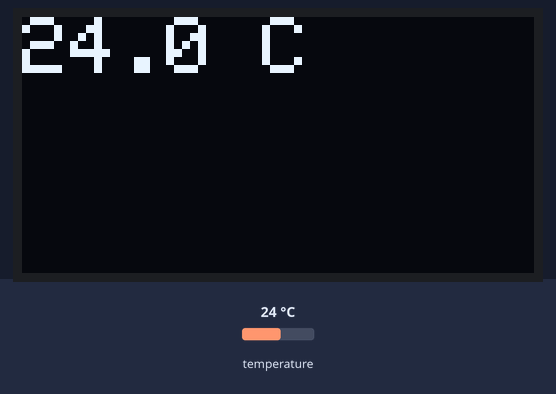
This sketch was run on a simulated Arduino Uno, built with avr-gcc and run on an emulated ATmega328P. Shown: 128×64 one-colour display. The test bench sets the inputs (shaded band); at power-on: temperature 24 °C. What the sketch prints to the serial monitor is not drawn.

Above: at 3.4 s.
3.5 s: temperature set to 12 °C
At 5.6 s:
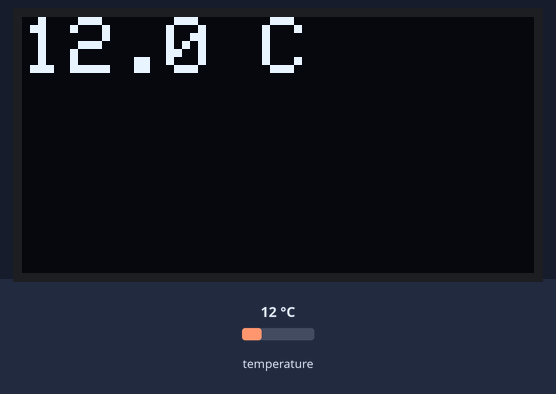
6.0 s: temperature set to 19 °C
At 6.6 s:
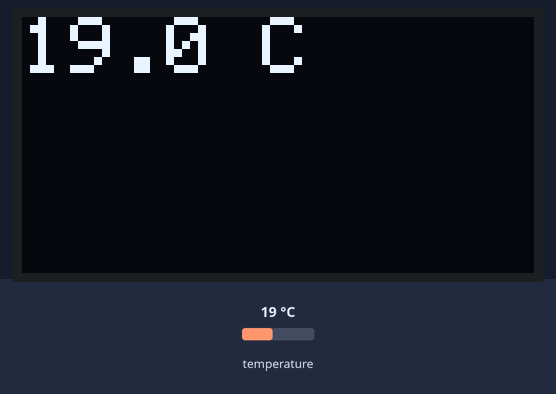
8.5 s: temperature set to 28 °C
At 11.1 s:
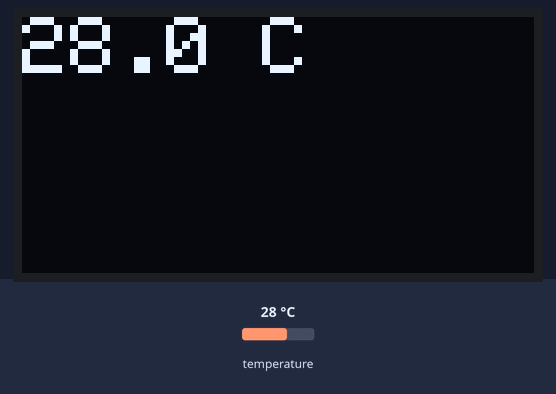
Timing chart, 0 to 12.6 s (numbered marks = the images above; inputs shaded):
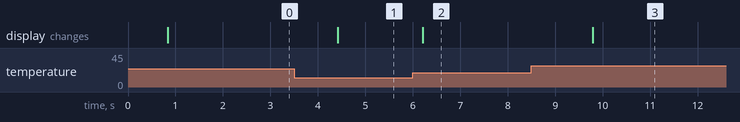

Measured:
- after the input at 3.5 s, the display: changes after 0.92 s (image 1)
- after the input at 6.0 s, the display: changes after 0.21 s (image 2)
- after the input at 8.5 s, the display: changes after 1.3 s (image 3)

The sketch:

esp_code.ino
```cpp
#include <Wire.h>
#include <Adafruit_GFX.h>
#include <Adafruit_SSD1306.h>
#include <OneWire.h>
#include <DallasTemperature.h>

#define SCREEN_WIDTH 128
#define SCREEN_HEIGHT 64
#define OLED_RESET -1
#define SCREEN_ADDRESS 0x3C

#define ONE_WIRE_BUS 5

Adafruit_SSD1306 display(SCREEN_WIDTH, SCREEN_HEIGHT, &Wire, OLED_RESET);
OneWire oneWire(ONE_WIRE_BUS);
DallasTemperature sensors(&oneWire);

void setup() {
  Serial.begin(115200);

  if (!display.begin(SSD1306_SWITCHCAPVCC, SCREEN_ADDRESS)) {
    Serial.println("SSD1306 allocation failed");
    for (;;);
  }

  sensors.begin();

  display.clearDisplay();
  display.setTextSize(1);
  display.setTextColor(SSD1306_WHITE);
}

void loop() {
  sensors.requestTemperatures();
  float tempC = sensors.getTempCByIndex(0);

  display.clearDisplay();
  display.setCursor(0, 0);
  display.setTextSize(2);

  if (tempC == DEVICE_DISCONNECTED_C) {
    display.print("Sensor err");
  } else {
    display.print(tempC, 1);
    display.print(" C");
    Serial.println("TEMP:" + String(tempC, 1));
  }

  display.display();
  delay(1000);
}
```
